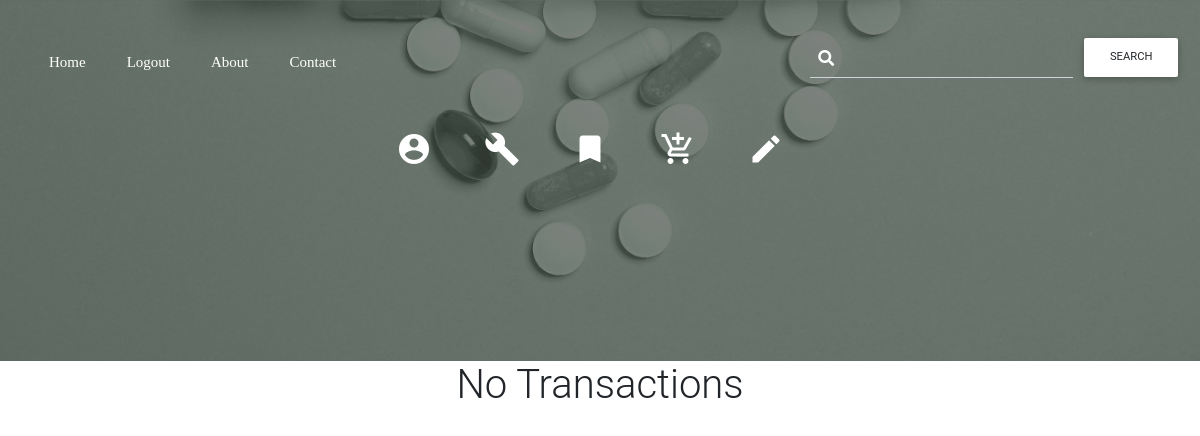
Before: / (signed in) with the older database file.
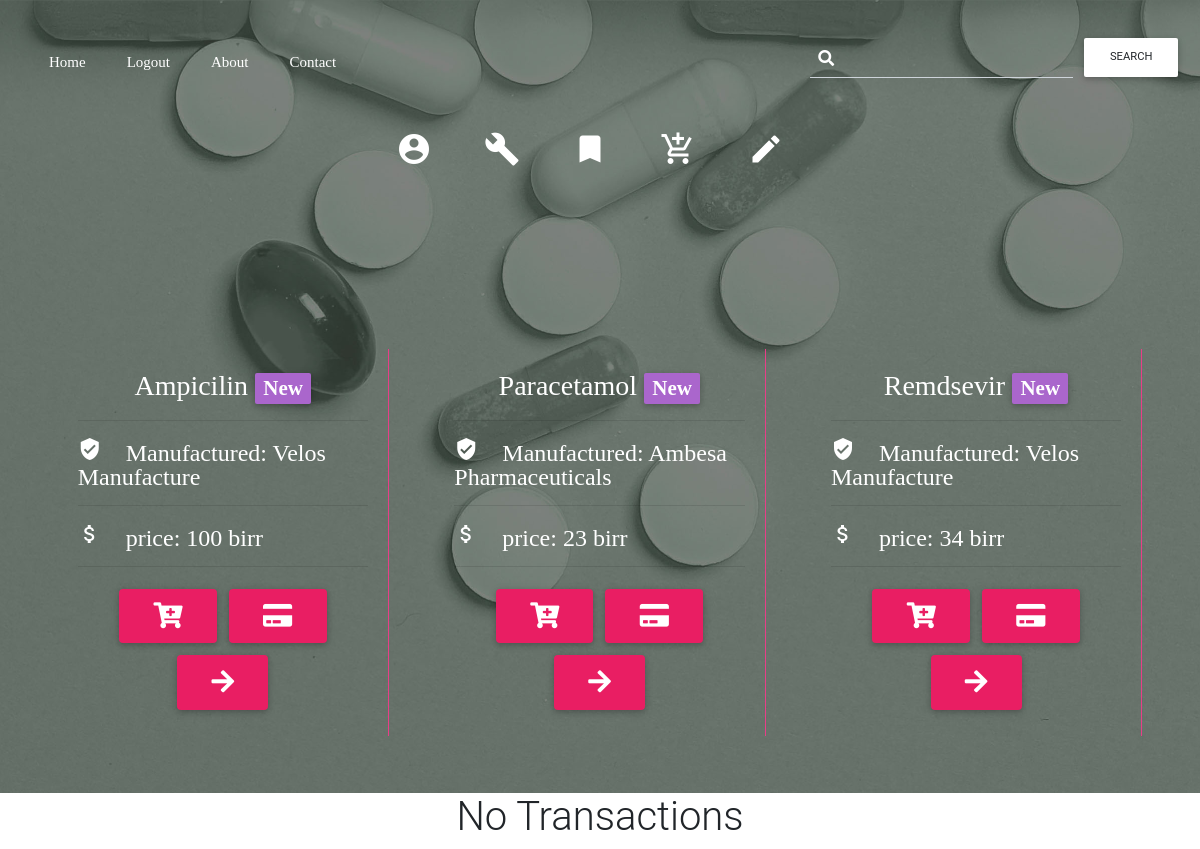
After: the same page with the newer database file.
### PharmaClients/models.py (models this page shows, shortened)
class DrugList(models.Model):
    Drug_name = models.CharField(max_length=255)
    Drug_Expiry = models.DateTimeField()
    Drug_Manufacturer = models.CharField(max_length = 255)
    Preview = models.ImageField()
    Drug_type = models.CharField(max_length=255)
    price = models.IntegerField(default=1)
    DateAdded = models.DateTimeField(auto_now=True)

### PharmaClients/views.py (the view)
# urls.py: path('', HomePageView.as_view(), name = 'home'),
class HomePageView(View):
    model = DrugList
    template_name = 'index.html'
    def get(self, request):
        if not request.user.is_anonymous:
            OrderHistory = DrugOrder.objects.filter(Ordered_By=request.user).order_by('-Order_Date')[0:2]
            Drugs = DrugList.objects.order_by('-DateAdded')[0:3]
            isAvail = False
            if len(OrderHistory) > 0:
                isAvail = True
            return render(request, self.template_name, {'history':OrderHistory, 'DrugList':Drugs, 'display':isAvail})
        else:
            return render(request, self.template_name)

### templates/index.html (shortened to what the changed rows need)
{% extends 'base.html' %}
{% load static %}
{% block content %}
   {% if not user.is_authenticated %}
     <div class = "container-fluid" style="padding:0%;">
    <div class = "TopMenu">
        <div class = "row justify-content-center">
            <div class = "col-lg-8 col-md-6 col-sm-6">
              <h1 class = "BigHeader"> DREW PHARMACY </h1>
            </div>
            <div class = "col-lg-6 col-md-6 col-sm-12 col-xs-12">
                <p> Welcome to Sudo Pharmacy an online pharmacy to deliver quality products to our users. you can search for over
                    5,000 drugs to be delivered where you are when you need it.
                </p>
                <div class = "row justify-content-center">
                  <button class = "btn pink" style = "color: white !important;">Get started</button>
                </div>
            </div>
      </div>
    </div>
     </div>
     <div class = "container-fluid" style="padding:0%;">
     <div class = "row" id = "infoRow">
         <div class = "col-lg-4 col-md-4 col-sm-12 col-xs-12">
             <div class = "card  myCard  bg-transparent">
                 <div class = "row justify-content-center">
                     <img class = "card-img-top w-25 h-25" src = "{% static 'Image/icon1.png' %}">
                 </div>
                <div class = "card-body">
                    <h5 class = "card-title" style = "text-align:center">Login</h5>
                    <p style = "font-family:'Open Sans';text-align:center;" class = "card-text">Login to order, and buy drugs. if you have an account we have 50% discount to our members.</p>
                    <div class = "row justify-content-center">
                     <a href = "{% url 'login' %}"  style = "text-align:center;color:white;" class = "btn pink">Login</a>
                    </div>
                </div>
             </div>
         </div>
         <div class = "col-lg-4 col-md-4 col-sm-12 col-xs-12">
            <div class = "card myCard  bg-transparent">
             <div class = "row justify-content-center">
                 <img class = "card-img-top w-25 h-25" src = "{% static 'Image/icon2.png' %}">
             </div>
               <div class = "card-body">
                   <h5 class = "card-title" style = "text-align:center">Signup</h5>
                   <p style = "font-family:'Open Sans';text-align:center;" class = "card-text">if you don't have an account please signup to become a member and get premium services from us.</p>
                   <div class = "row justify-content-center">
                     <a href = "{% url 'signup' %}"  style = "text-align:center;color:white;" class = "btn pink">Signup</a>
                    </div>
               </div>
            </div>
        </div>
        <div class = "col-lg-4 col-md-4 col-sm-12 col-xs-12">
          <div class = "card bg-transparent myCard">
             <div class = "row justify-content-center">
                 <img class = "card-img-top w-25 h-25" src = "{% static 'Image/icon3.png' %}">
             </div>
            <div class = "card-body">
                <h5 class = "card-title" style = "text-align:center">Online Pharmacy</h5>
                <p class = "card-text" style = "font-family:'Open Sans';text-align:center;">if you own a pharmacy and want to incorporate our system contact us here.</p>
                <div class = "row justify-content-center">
                 <a href = "#"  style = "text-align:center;color:white;" class = "btn pink">Contact</a>
                </div>
            </div>
          </div>
       </div>
     </div>
     <div class = "row trialBG">
     </div>
     </div>
    {% else %}
      <div class = "container-fluid">
        <div class = "row justify-content-center scroll">
          {% for Drug in DrugList %}
             <div class = "col-lg-4 col-md-6 col-sm-12">
                <div class = "card">
                     <div class = "card-body mainCard">
                       <h3 class = "card-title"> {{Drug.Drug_name}} <span class="badge badge-secondary ml-auto">New</span></h3>
                       <hr>
                       <p class = "card-text lead"> <span class = "material-icons" style="display:inline;margin-right:24px;">verified_user</span>Manufactured: {{Drug.Drug_Manufacturer}}</p>
                       <hr>
                       <p class = "card-text lead"> <span class = "material-icons" style="display:inline;margin-right:24px;">attach_money</span>price: {{Drug.price}} birr</p>
                       <hr>
                       <div class = "row justify-content-center">
                        <a class = "btn rounded pink" style ="color:white !important;"><i class = "fas fa-2x fa-cart-plus"></i></a>
                        <a  href = "{% url 'Order' Drug.id  %}" class = "btn rounded pink" style ="color:white !important;"><i class = "fas fa-2x fa-credit-card"></i></a>
                        <a class = "btn rounded pink" style ="color:white !important;"><i class = "fas fa-2x fa-arrow-right"></i></a>
                       </div>
                     </div>
                </div>
            </div>
          {% endfor %}
        </div>
      </div>
   {% endif %}
{% endblock content %}
{% block SecondContent %}
  {% if user.is_authenticated %}
    {% if display %}
    <div class = "container">
      <div class = "row justify-content-center">
          <h5 style="font-family:'Montserrat'; font-size:36px; font-weight:500; margin-top:5%;" > Transaction History </h5>
      </div>
    </div>
    <div class = "container-fluid historyRow">
        {% for order in history %}
            <div class = "container" style = "padding:2%;">
              <div class = "row">
                  <div class = "col-lg-3">
                      <img src = "media/{{order.Drug_name.Preview}}" class = "rounded-circle" width = 200px height = 200>
                  </div>
                  <div class = "col-lg-9">
                      <div class = "row">
                          <h1 style = "font-family:'Open Sans'; font-size:30px;">{{order.Drug_name.Drug_name}}</h1>
                      </div>
                      <div class = "row">
                          <div class = "col-lg-6 transInfo">
                                <p>Order Date:{{order.Order_Date}}</p>
                                <p>Quantiy:{{order.Quantity}}</p>
                                <p>Total Price: {{order.TotalPrice}}</p>
                          </div>
                          <div class = "col-lg-6 transInfo">
                                <p>Country:{{order.Deliveries.Country}}</p>
                                <p>City: {{order.Deliveries.City}}</p>
                                <p>Street: {{order.Deliveries.Street_Name}}</p>
                          </div>
                      </div>
                  </div>
              </div>
              <hr style = "margin-top:6%;">
            </div>
          {% endfor %}
          <div class = "row justify-content-center">
             <button class = "btn green" style="color:white;">More</button>
          </div>
          {% else %}
                <div class = "row justify-content-center">
                    <h1>No Transactions</h1>
                </div>
            {% endif %}
     {% endif %}
    </div>
{% endblock SecondContent %}

Changed rows visible on the page:
added DrugList: Drug_name "Ampicilin", Drug_Manufacturer "Velos Manufacture", price "100"
added DrugList: Drug_name "Paracetamol", Drug_Manufacturer "Ambesa Pharmaceuticals", price "23"
now on this page (row edited): DrugList: Drug_name "Remdsevir", Drug_Manufacturer "Velos Manufacture", price "34"
